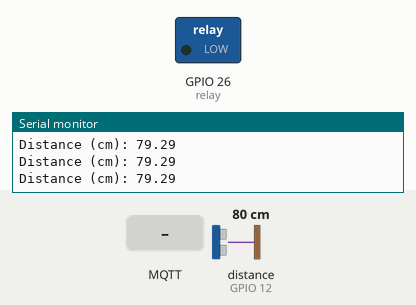
The sketch below on a simulated ESP32. Shown: switched loads named in the sketch (green lamp = pin HIGH), the last lines printed to the serial monitor. Wiring (inferred from the names in the program): ultrasonic range finder: trigger GPIO 14; echo GPIO 12. Inputs (shaded band) come from the test bench; at power-on: distance to the obstacle (sensor on GPIO 12) 80 cm. The echo pulse lasts 58.3 µs per cm; WiFi joins after 1.5 s; servers stay silent unless stated; no MQTT or app messages arrive unless stated; pins used as bus, display or sensor lines are not drawn.

Above: at 3.2 s.
3.3 s: distance to the obstacle (sensor on GPIO 12) set to 12 cm
6.3 s: distance to the obstacle (sensor on GPIO 12) set to 9 cm
At 6.9 s:
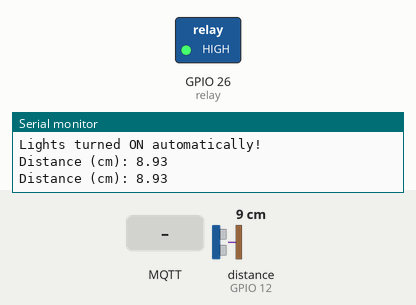
11.0 s: MQTT message "off" arrives on the first subscribed topic
At 11.27 s:
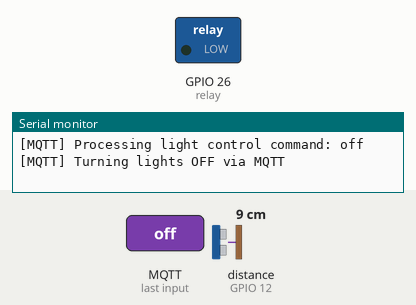
Timing chart, 0 to 13.7 s (numbered marks = the images above; inputs shaded):
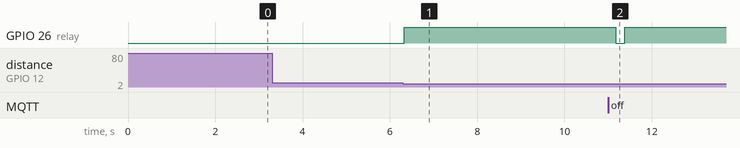

Measured:
- the behaviour switches between 11 and 10 cm on distance to the obstacle (sensor on GPIO 12) (found by bisection; images 0 and 1)
- after the input at 6.3 s, GPIO 26 (relay): LOW → HIGH at once
- after the input at 11.0 s, GPIO 26 (relay): HIGH → LOW after 0.17 s, → HIGH 0.20 s later

The sketch:

source_code_smart_lights_esp32.ino
```cpp
#include "WiFi.h"
#include "ESPAsyncWebServer.h"
#include <PubSubClient.h>
#include <Wire.h>

//define sound speed in cm/uS
#define SOUND_SPEED 0.034
#define RELAY_NO false
#define NUM_RELAYS  1

WiFiClient espClient;
PubSubClient client(espClient);
long lastMsg = 0;
char msg[50];
int value = 0;
const char* ssid = "";
const char* password = "";
const char* mqtt_server = "192.168.0.18";
long duration;
float distanceCm;
const int trigPin = 14;
const int echoPin = 12;
const int relay = 26;

// Variables for automatic light control
bool presenceDetected = false;
bool lightsOn = false;
unsigned long lastPresenceTime = 0;
const unsigned long lightOffDelay = 10000; // 10 seconds in milliseconds

void callback(char* topic, byte* message, unsigned int length) {
  Serial.print("[MQTT] Message arrived on topic: '");
  Serial.print(topic);
  Serial.print("' with message: '");

  String messageTemp;
  for (int i = 0; i < length; i++) {
    Serial.print((char)message[i]);
    messageTemp += (char)message[i];
  }
  Serial.print("' (length: ");
  Serial.print(length);
  Serial.println(")");

  // Convert message to lowercase for case-insensitive comparison
  messageTemp.toLowerCase();

  if (String(topic) == "esp32/light/output") {
    Serial.print("[MQTT] Processing light control command: ");
    Serial.println(messageTemp);

    if(messageTemp == "on"){
      Serial.println("[MQTT] Turning lights ON via MQTT");
      digitalWrite(relay, HIGH);
      lightsOn = true;
      lastPresenceTime = millis(); // Reset timer when manually turned on
      client.publish("esp32/light/status", "1");
      client.publish("esp32/light/auto", "Lights ON - Manual MQTT control");
    }
    else if(messageTemp == "off"){
      Serial.println("[MQTT] Turning lights OFF via MQTT");
      digitalWrite(relay, LOW);
      lightsOn = false;
      client.publish("esp32/light/status", "0");
      client.publish("esp32/light/auto", "Lights OFF - Manual MQTT control");
    }
    else {
      Serial.print("[MQTT] Unknown command: '");
      Serial.print(messageTemp);
      Serial.println("'. Expected 'on' or 'off'");
    }
  } else {
    Serial.print("[MQTT] Ignored message on unexpected topic: ");
    Serial.println(topic);
  }
}

void turnOnLights() {
  if (!lightsOn) {
    digitalWrite(relay, HIGH);
    lightsOn = true;
    Serial.println("Lights turned ON automatically!");
    client.publish("esp32/light/auto", "Lights ON - Presence detected");
  }
}

void turnOffLights() {
  digitalWrite(relay, LOW);
  lightsOn = false;
  Serial.println("Lights turned OFF automatically - No presence for 15 seconds");
  client.publish("esp32/light/auto", "Lights OFF - Auto timeout");
}

void reconnect() {
  // Loop until we're reconnected
  while (!client.connected()) {
    Serial.println("[MQTT] Attempting MQTT connection...");

    // Create unique client ID using MAC address
    String clientId = "ESP32Light_" + WiFi.macAddress();
    clientId.replace(":", "");

    Serial.print("[MQTT] Client ID: ");
    Serial.println(clientId);

    // Attempt to connect
    if (client.connect(clientId.c_str())) {
      Serial.println("[MQTT] Connected successfully!");

      // Subscribe to control topic
      Serial.print("[MQTT] Subscribing to topic: esp32/light/output... ");
      if (client.subscribe("esp32/light/output")) {
        Serial.println("SUCCESS");
      } else {
        Serial.println("FAILED");
      }

      // Publish connection status
      client.publish("esp32/light/connection", "Connected");
      client.publish("esp32/light/status", lightsOn ? "1" : "0");

      Serial.println("[MQTT] Ready to receive commands on 'esp32/light/output'");
      Serial.println("[MQTT] Send 'on' or 'off' to control lights");

    } else {
      Serial.print("[MQTT] Connection failed, rc=");
      Serial.print(client.state());
      Serial.println(" retrying in 5 seconds");
      delay(5000);
    }
  }
}


void setup() {
  Serial.begin(115200);
  pinMode(trigPin, OUTPUT);
  pinMode(relay, OUTPUT);
  pinMode(echoPin, INPUT);
  WiFi.begin(ssid, password);
  while (WiFi.status() != WL_CONNECTED) {
    delay(1000);
    Serial.println("Connecting to WiFi..");
  }
  Serial.println(WiFi.localIP());
  client.setServer(mqtt_server, 1883);
  client.setCallback(callback);
}

void loop() {
  // Read ultrasonic sensor
  digitalWrite(trigPin, LOW);
  delayMicroseconds(2);
  digitalWrite(trigPin, HIGH);
  delayMicroseconds(10);
  digitalWrite(trigPin, LOW);
  duration = pulseIn(echoPin, HIGH);
  distanceCm = duration * SOUND_SPEED/2;

  Serial.print("Distance (cm): ");
  Serial.println(distanceCm);

  // Check for presence detection (within 10cm)
  if (distanceCm < 10 && distanceCm > 0) {
    if (!presenceDetected) {
      presenceDetected = true;
      Serial.println("Presence detected!");
    }
    lastPresenceTime = millis(); // Update last presence time
    turnOnLights(); // Turn on lights immediately
  } else {
    presenceDetected = false;
  }

  // Check if lights should be turned off due to no presence
  unsigned long currentTime = millis();
  if (lightsOn && !presenceDetected && (currentTime - lastPresenceTime > lightOffDelay)) {
    turnOffLights();
  }

  // MQTT connection management
  if (!client.connected()) {
    reconnect();
  }
  client.loop();

  // Publish status updates every 5 seconds
  long now = millis();
  if (now - lastMsg > 5000) {
    lastMsg = now;

    // Publish relay status
    int relayValue = digitalRead(relay);
    char relayString[8];
    dtostrf(relayValue, 1, 0, relayString);
    client.publish("esp32/light/status", relayString);

    // Publish distance reading
    char distanceString[10];
    dtostrf(distanceCm, 1, 2, distanceString);
    client.publish("esp32/light/distance", distanceString);

    // Publish time since last presence
    unsigned long timeSincePresence = currentTime - lastPresenceTime;
    char timeString[10];
    dtostrf(timeSincePresence / 1000.0, 1, 0, timeString); // Convert to seconds
    client.publish("esp32/light/time_since_presence", timeString);

    Serial.printf("Status: Lights %s | Distance: %.2fcm | Time since presence: %lus\n",
                  lightsOn ? "ON" : "OFF", distanceCm, timeSincePresence / 1000);
  }

  delay(200); // Reduced delay for more responsive detection
}
```
